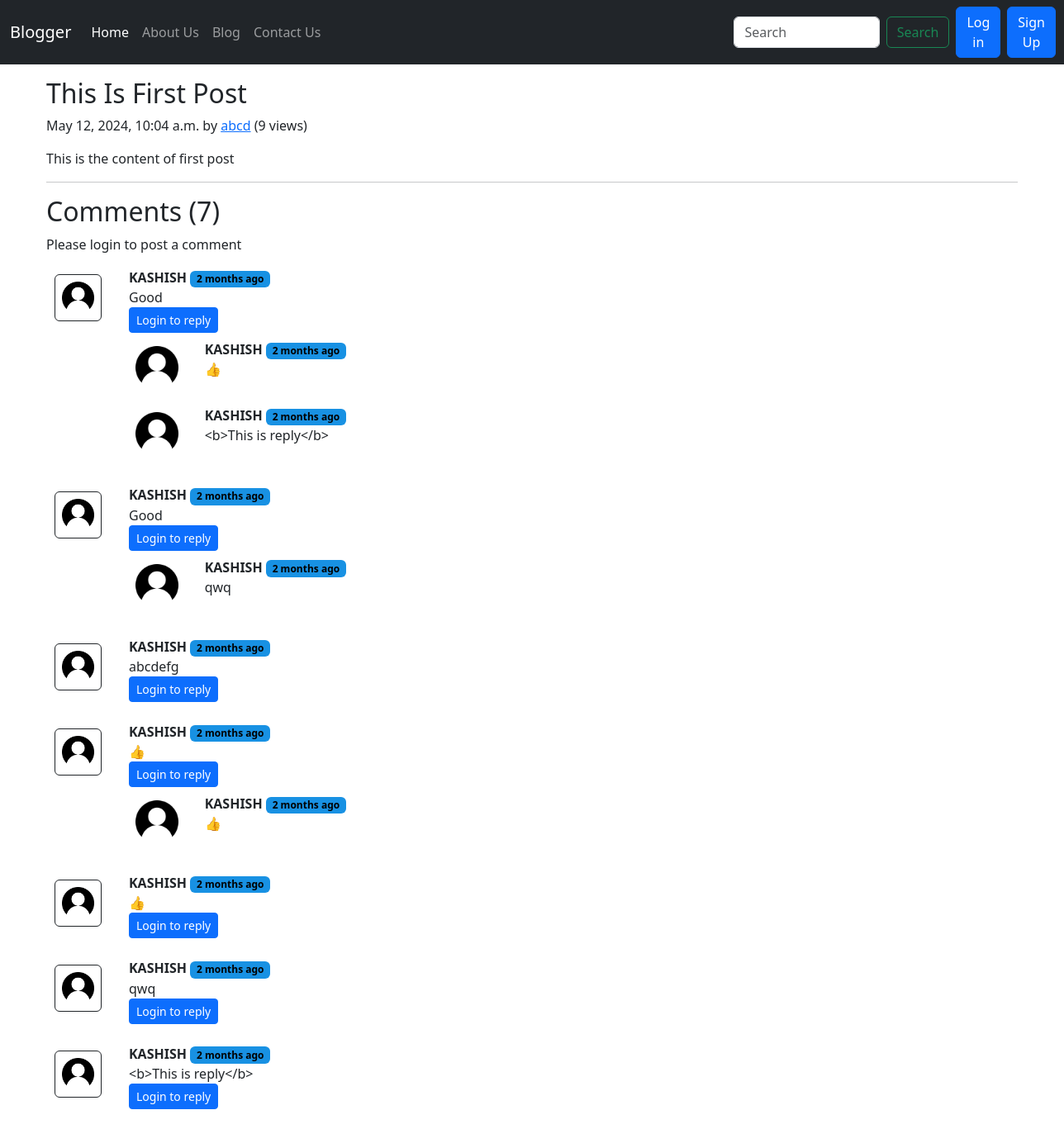
Page /blog/django on the committed database.
### blogger/models.py (models this page shows, shortened)
class Post(models.Model):
    sno=models.AutoField(primary_key=True)
    title=models.CharField(max_length=255)
    author=models.CharField(max_length=14)
    slug=models.CharField(max_length=130)
    views=models.IntegerField(default=0)
    pub_date=models.DateTimeField(blank=True)
    content=models.TextField()

class BlogComment(models.Model):
    sno = models.AutoField(primary_key=True)
    comment = models.TextField()
    user = models.ForeignKey(User,on_delete=models.CASCADE)
    post = models.ForeignKey(Post,on_delete=models.CASCADE)       #When a user deletes a blog, we want to delete all the comments associated with the blog post.
    parent = models.ForeignKey('self',on_delete=models.CASCADE, null=True)    #field called parent in a Django model that establishes a relationship with the same model, allowing each instance of the model to have a parent (which is another instance of the same model).
    timestamp = models.DateTimeField(default=now)

### blogger/views.py (the view)
# urls.py: path('<str:slug>', views.blogPost, name="blogPost"),
def blogPost(request, slug):
    post = Post.objects.filter(slug=slug).first()
    post.views = post.views + 1
    post.save()
    comments = BlogComment.objects.filter(post=post)
    replies = BlogComment.objects.filter(post=post).exclude(parent=None) #Retrieves all replies to comments (assuming replies have a parent field referring to the parent comment).
    replyDict = {}
    for reply in replies:
        if reply.parent.sno not in replyDict.keys():
            replyDict[reply.parent.sno] = [reply]
        else:
            replyDict[reply.parent.sno].append(reply)
    context = {'post': post, 'comments': comments, 'user': request.user, 'replyDict': replyDict}
    return render(request, 'blogger/blogPost.html', context)

### blogger/templatetags/extras.py (called while the page is built)
@register.filter(name='get_val')
def get_val(dict, key):
    return dict.get(key)

### templates/blogger/blogPost.html (shortened to what this page needs)
{% extends 'base.html' %}
{% block body %}
{% load static %}
{% load humanize %}
{% load extras %}
<div class="container my-3">
    <div class="blog-post">
        <h2 class="blog-post-title">{{ post.title }}</h2>
        <p class="blog-post-meta">{{ post.pub_date }} by <a href="#">{{ post.author }}</a> (<span>{{post.views}} views</span>)</p>
        <p>{{post.content | safe }}</p>
        <hr>
    </div>
</div>
<div class="container">
    <h2>Comments ({{ comments.count }})</h2>
    <div class="my-2">
        {% if user.is_authenticated %}
        <form action="{% url 'postComment' %}" method="post">
            {% csrf_token %}
            <div class="form-group">
                <label for="exampleInputEmail1">Post Comment </label>
                <input type="text" class="form-control" name="comment" placeholder="Enter comment here">
            </div>
            <input type="hidden" name="postSno" value="{{post.sno}}">
            <input type="hidden" name="parentSno" value="">
            <button type="submit" class="btn btn-primary my-2">Submit</button>
        </form>
        {% else %}
        Please login to post a comment
        {% endif %}
    </div>
    {% for comment in comments %}
    <div class="row my-3">
        <div class="col-md-1">
            <img class="rounded mx-auto d-block w-75 my-2 border border-dark p-2" src="/media/blogger/user1.png" alt="user">
        </div>
        <div class="col-md-11 ">
            <b> {{comment.user.username}} </b> <span class="badge badge-secondary" style="color: black; background-color: #1891e3;">{{comment.timestamp| naturaltime}}</span>
            <div> {{comment.comment}}</div>
            <div class="reply mx-0">
                {% if user.is_authenticated %}
                <button class="btn btn-primary" type="button" data-bs-toggle="collapse"
                        data-bs-target="#replyBox{{comment.sno}}"
                        aria-expanded="false" aria-controls="collapseExample"> Reply
                </button>
                <div class="collapse" id="replyBox{{comment.sno}}">
                    <div class="card card-body my-2">
                        <form action="{% url 'postComment' %}" method="post">
                            {% csrf_token %}
                            <div class="form-group">
                                <label for="comment">Post a reply </label>
                                <input type="text" class="form-control" name="comment" placeholder="Enter comment here">
                                <input type="hidden" name="parentSno" value="{{comment.sno}}">    <!-- This hidden input field stores the parent comment's sno,
                                                                                                            which will be used to associate the reply with its parent comment.-->
                            </div>
                            <input type="hidden" name="postSno" value="{{post.sno}}">
                            <button type="submit" class="btn btn-primary my-2">Submit</button>
                        </form>
                    </div>
                </div>
                {% else %}
                <button class="btn btn-sm btn-primary" type="button" data-toggle="collapse"
                        data-target="#replyBox{{comment.sno}}" aria-expanded="false"
                        aria-controls="replyBox{{comment.sno}}">
                    Login to reply
                </button>
                {% endif %}
                <div class="replies my-2 ">
                    {% for reply in replyDict|get_val:comment.sno %}
                    <div class="row my-2">
                        <div class="col-md-1 ">
                            <img class="rounded mx-auto d-block w-100 p-2" src="/media/blogger/user1.png" alt="user">
                        </div>
                        <div class="col-md-11">
                            <div class="col-md-11 ">
                                <b> {{reply.user.username}} </b> <span class="badge badge-secondary " style="color: black; background-color: #1891e3;">{{reply.timestamp| naturaltime}}</span>
                                <div>{{reply.comment}}</div>
                            </div>
                            <br>
                        </div>
                    </div>
                    {% endfor %}
                </div>
            </div>
        </div>
    </div>
    {% endfor %}
</div>
{% endblock%}

### templates/base.html (shortened to what this page needs)
<!doctype html>
<html lang="en">
<head>
    <link href="https://cdn.jsdelivr.net/npm/bootstrap@5.3.3/dist/css/bootstrap.min.css" rel="stylesheet"
>
</head>
<body>
{% load static %}
<nav class="navbar navbar-expand-lg navbar-dark bg-dark">
    <div class="container-fluid">
        <a class="navbar-brand" href="/">Blogger</a>
        <div class="collapse navbar-collapse" id="navbarSupportedContent">
            <ul class="navbar-nav me-auto mb-2 mb-lg-0">
                <li class="nav-item {% block homeactive %}  {% endblock homeactive %}">
                    <a class="nav-link active" aria-current="page" href="/">Home</a>
                </li>
                <li class="nav-item {% block aboutactive %}  {% endblock aboutactive %}">
                    <a class="nav-link" href="/about">About Us</a>
                </li>
                <li class="nav-item {% block blogactive %}  {% endblock blogactive %}">
                    <a class="nav-link" href="/blog">Blog</a>
                </li>
                <li class="nav-item {% block contactactive %}  {% endblock contactactive %}">
                    <a class="nav-link" href="/contact">Contact Us</a>
                </li>
            </ul>
            <form class="d-flex" role="search" style="padding-left: 336px; width: 597px;" method="get"
                  action="{% url 'search' %}">
                <input class="form-control me-2" type="search" placeholder="Search" aria-label="Search" name="query"
                       id="query">
                <button class="btn btn-outline-success" type="submit">Search</button>
            </form>
        </div>
        {% if user.is_authenticated %}
        <ul class="navbar-nav mr-2" style="margin-left:23px;">
            <li class="nav-item dropdown">
          <a class="nav-link dropdown-toggle" href="#" id="navbarDropdown" role="button" data-bs-toggle="dropdown" aria-expanded="false">
            Welcome {{request.user}}!
          </a>
          <ul class="dropdown-menu" aria-labelledby="navbarDropdown">
            <li><a class="dropdown-item" href="/logout">Logout</a></li>
          </ul>
        </li>
        </ul>
    </div>
    {% else %}
    <button type="button" class="btn btn-primary mx-2" data-bs-toggle="modal" data-bs-target="#loginModal">
        Log in
    </button>
    <button type="button" class="btn btn-primary" data-bs-toggle="modal" data-bs-target="#signupModal">
        Sign Up
    </button>
    {% endif %}
    </div>
</nav>
{% block body %}{% endblock %}
</body>
</html>

### rows in the picture
Post: title "This Is First Post", pub_date "May 12, 2024, 10:04 a.m.", author "abcd", views "9", content "This is the content of first post"
BlogComment: user.username "KASHISH", timestamp "2 months ago", comment "Good"
BlogComment: user.username "KASHISH", timestamp "2 months ago", comment "👍"
BlogComment: user.username "KASHISH", timestamp "2 months ago", comment "<b>This is reply</b>"
BlogComment: user.username "KASHISH", timestamp "2 months ago", comment "Good"
BlogComment: user.username "KASHISH", timestamp "2 months ago", comment "qwq"
BlogComment: user.username "KASHISH", timestamp "2 months ago", comment "abcdefg"
BlogComment: user.username "KASHISH", timestamp "2 months ago", comment "👍"

### other values in the picture
{{ comments.count }} "7"
